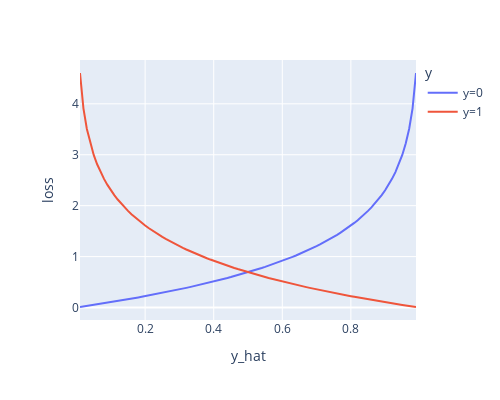

Write notebook code for a chart like this one.
### Markdown cell above
- We know that our predictions from logistic regression $\hat{y}$ are limited between 0 and 1 thanks to the sigmoid function
- So let's plot the losses because it's interesting to see how the worse our predictions are, the worse the loss is (i.e., if $y=1$ and our model predicts $\hat{y}=0.05$, the penalty is exponentially bigger than if the prediction was $\hat{y}=0.90$)

### Code cell
y_hat = np.arange(0.01, 1.00, 0.01)
log_loss = pd.DataFrame({"y_hat": y_hat,
                         "y=0": -np.log(1 - y_hat),
                         "y=1": -np.log(y_hat)}).melt(id_vars="y_hat", var_name="y", value_name="loss")
fig = px.line(log_loss, x="y_hat", y="loss", color="y")
fig.update_layout(width=500, height=400)
